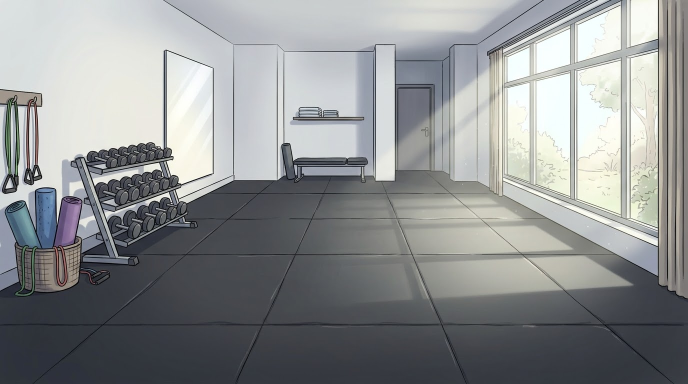
#> input picture projects/fat-to-muscle/assets_raw/B01.jpg, 1376 x 768 px, given in place of B01.jpg.png, which was not available (shown at 1/2 size)
$ python -i render.py   (imports and definitions only)
#> lines starting #> are read from the running program, lines starting #| are printed output that depends on the picture; after the words box and inside, x2 and y2 are one past the last pixel; in counts of white or black regions, pixels touching at a corner belong together
import sys, math, os, subprocess
import numpy as np
from PIL import Image, ImageDraw, ImageFont, ImageFilter

W, H, FPS = 1920, 1080, 30
HERE = os.path.dirname(os.path.abspath(__file__))
PROJ = os.path.abspath(os.environ.get('PROJ', '.'))
sys.path.insert(0, PROJ)
from episode import SHOTS, END, FLAT, FLAT2
FONT = {k: os.path.join(HERE, 'fonts', v) for k, v in
        dict(big='Kanit-LightItalic.ttf', bold='Kanit-Bold.ttf', box='Kanit-Medium.ttf',
             center='Kanit-SemiBoldItalic.ttf', num='Kanit-Bold.ttf').items()}
_fc = {}
# [4 lines left out: function font, not called in this run]

def ease(p): p = min(1, max(0, p)); return 1 - (1 - p) ** 3
def lerp(a, b, p): return a + (b - a) * p

# ---------- assets ----------
_assets = {}
def asset(name):
#> called with name = '../assets_raw/B01.jpg'
    if name in _assets: return _assets[name]
    if name.startswith('B'):
        im = Image.open(os.path.join(PROJ, 'assets_raw', name + '.jpg')).convert('RGB')
        im = im.resize((W, int(W * im.size[1] / im.size[0])), Image.LANCZOS)
        _assets[name] = im; return im
    im = Image.open(os.path.join(PROJ, 'assets_key', name + '.png')).convert('RGBA')
    pad = 40
    big = Image.new('RGBA', (im.size[0] + 2 * pad, im.size[1] + 2 * pad), (0, 0, 0, 0)); big.paste(im, (pad, pad))
#> after `big = Image.new('RGBA', (im.size[0] + 2 * pad, im.size[1] + 2 * pad), `: big: PIL image 1456x848 RGBA; every value is 0
#> after `big.paste(im, (pad, pad))`:
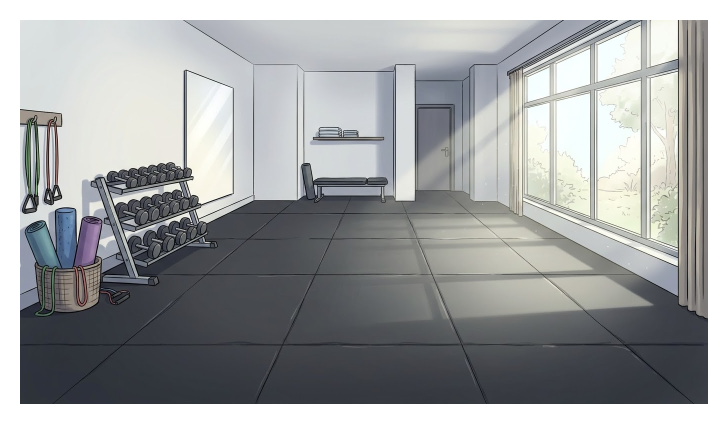
#> big: PIL image 1456x848 RGBA (shown at 1/2 size); mean R, G, B, A 121.8, 123.9, 124.7, 218.3; transparent parts drawn white
    a = big.getchannel('A')
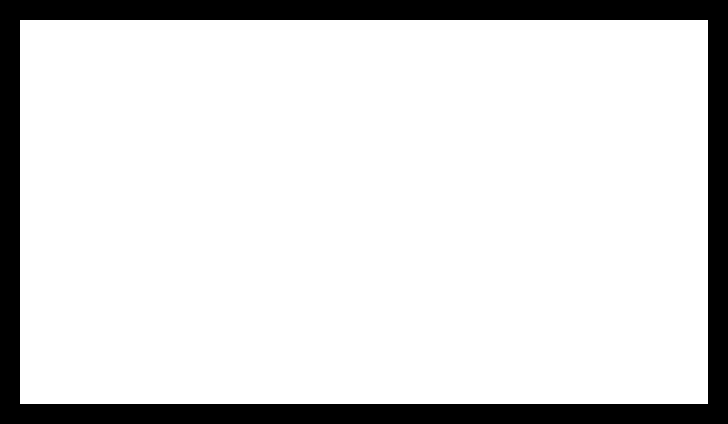
#> a: PIL image 1456x848 L (shown at 1/2 size); 85.6% white; 1 black region, box (x1, y1, x2, y2) and area: (0, 0, 1456, 848) 177920
    if name.startswith('R'):  # sticker white outline for props
        o = a.filter(ImageFilter.MaxFilter(13)).filter(ImageFilter.GaussianBlur(1))
        st = Image.new('RGBA', big.size, (255, 255, 255, 0)); st.putalpha(o)
        st.alpha_composite(big); big = st; a = big.getchannel('A')
    sh = Image.new('RGBA', big.size, (10, 25, 35, 0))
    sh.putalpha(a.filter(ImageFilter.GaussianBlur(14)).point(lambda v: int(v * 0.42)))
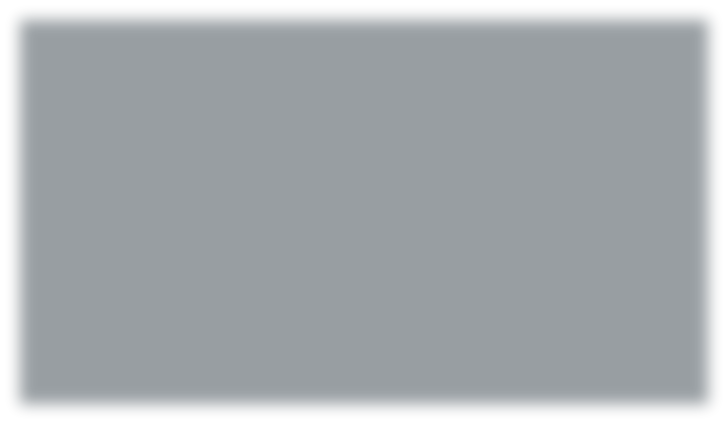
#> sh: PIL image 1456x848 RGBA (shown at 1/2 size); mean R, G, B, A 10, 25, 35, 91.5; transparent parts drawn white
    _assets[name] = (big, sh, pad)
    return _assets[name]

# [21 lines left out: function place, not called in this run]

class Canvas:
    def __init__(self, base): self.im = base.convert('RGBA')
    # [5 lines left out: function alpha_composite_safe, not called in this run]

# ---------- backgrounds ----------
_flat = {}
# [71 lines left out: functions flat_bg, plate, draw_text, red_x, not called in this run]

# ---------- v2: sub-pixel layer engine ----------
def eio(p): p = min(1, max(0, p)); return 0.5 - 0.5 * math.cos(math.pi * p)          # ease in-out sine
def eio3(p): p = min(1, max(0, p)); return 4*p**3 if p < .5 else 1 - (-2*p + 2)**3 / 2

def M_T(x, y): return np.array([[1, 0, x], [0, 1, y], [0, 0, 1]], float)
def M_S(s): return np.array([[s, 0, 0], [0, s, 0], [0, 0, 1]], float)
def M_R(deg):
    a = math.radians(deg); c, s = math.cos(a), math.sin(a)
    return np.array([[c, s, 0], [-s, c, 0], [0, 0, 1]], float)

def warp(im, M, mode=Image.BICUBIC):
    inv = np.linalg.inv(M)
    return im.transform((W, H), Image.AFFINE, tuple(inv[0]) + tuple(inv[1]), mode)

_layer = {}
# [19 lines left out: function layer_img, not called in this run]

def with_alpha(im, a):
    if a >= 0.999: return im
    im = im.copy(); im.putalpha(im.getchannel('A').point(lambda v: int(v * a))); return im

# [85 lines left out: functions cam_z, render_shot, shot_idx, not called in this run]

DIS = 0.35
# [17 lines left out: function render, not called in this run]

OUTDIR = os.environ.get('OUTDIR', os.path.join(PROJ, 'work', 'stills'))
# [13 lines not run here, left out]

>>> result = asset('../assets_raw/B01.jpg')

$ run again, on projects/fat-to-muscle/assets_raw/B05.jpg
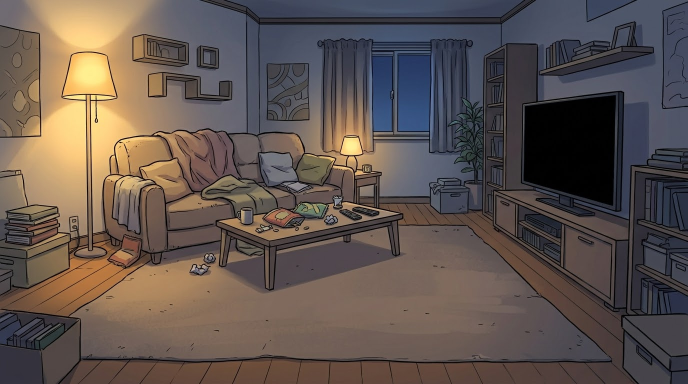
#> input picture projects/fat-to-muscle/assets_raw/B05.jpg, 1376 x 768 px, given in place of B05.jpg.png, which was not available (shown at 1/2 size)
#> big: PIL image 1456x848 RGBA; every value is 0
#> in asset, `big.paste(im, (pad, pad))`:
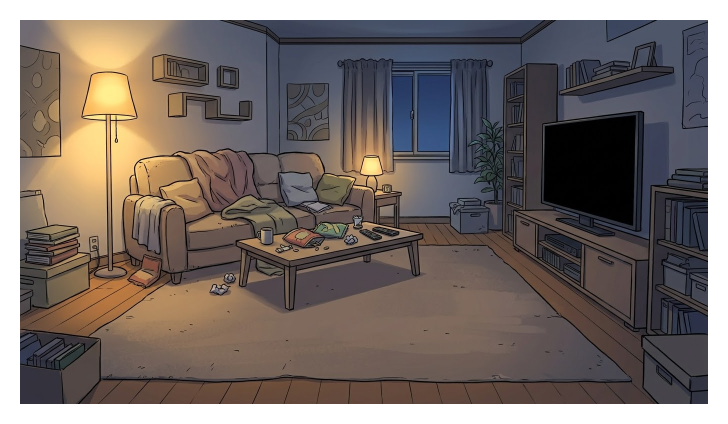
#> big: PIL image 1456x848 RGBA (shown at 1/2 size); mean R, G, B, A 83, 72.8, 68, 218.3; transparent parts drawn white
#> a: PIL image 1456x848 L; 85.6% white; 1 black region, box (x1, y1, x2, y2) and area: (0, 0, 1456, 848) 177920

$ run again, on projects/fat-to-muscle/assets_raw/B06.jpg
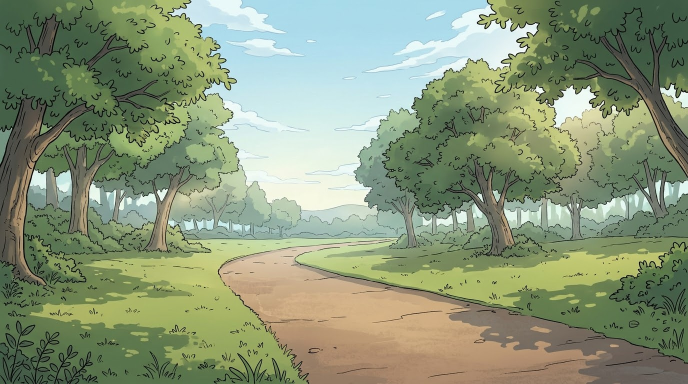
#> input picture projects/fat-to-muscle/assets_raw/B06.jpg, 1376 x 768 px, given in place of B06.jpg.png, which was not available (shown at 1/2 size)
#> big: PIL image 1456x848 RGBA; every value is 0
#> in asset, `big.paste(im, (pad, pad))`:
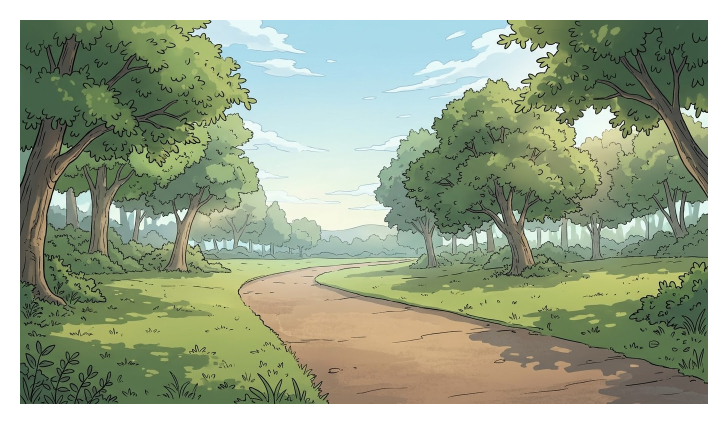
#> big: PIL image 1456x848 RGBA (shown at 1/2 size); mean R, G, B, A 117.8, 129.5, 104.4, 218.3; transparent parts drawn white
#> a: PIL image 1456x848 L; 85.6% white; 1 black region, box (x1, y1, x2, y2) and area: (0, 0, 1456, 848) 177920
